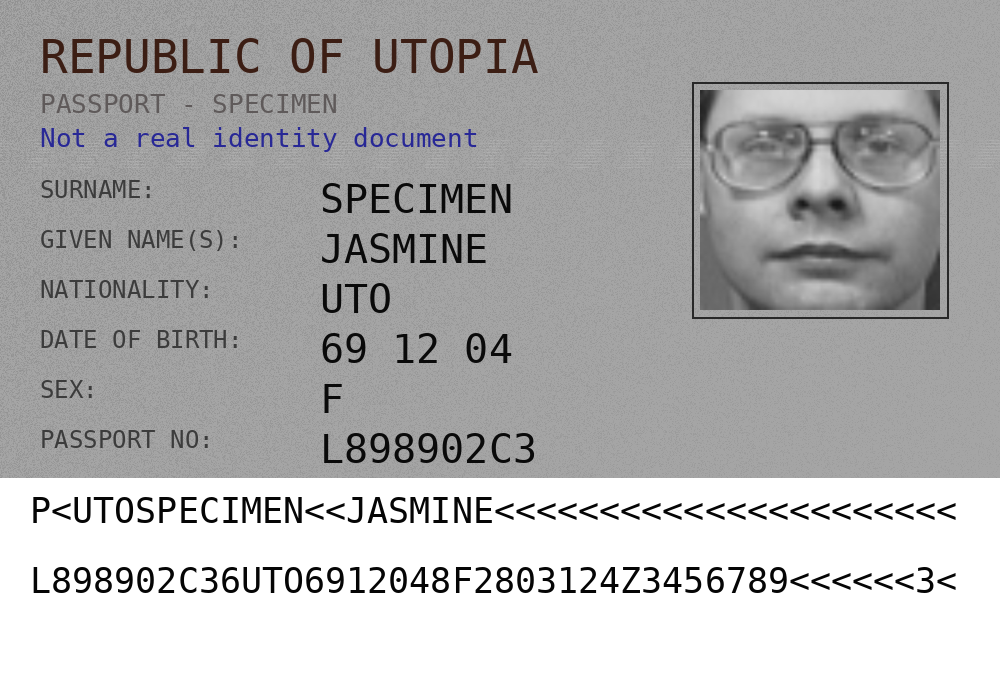
#> input picture samples/genuine_doc.png, 1000 x 700 px; its folder holds only this picture in this run
$ python -i security_zones.py   (imports and definitions only)
#> lines starting #> are read from the running program, lines starting #| are printed output that depends on the picture; after the words box and inside, x2 and y2 are one past the last pixel; in counts of white or black regions, pixels touching at a corner belong together
### pipeline/common.py
"""Shared helpers for the ML/CV pipeline modules.

Defines the single result contract every module returns, plus small
utilities for reading images, saving evidence files, and resolving the
vendored OCR runtime. Kept deliberately free of model/algorithm logic.
"""

from __future__ import annotations

import json
import os
import pathlib
import shutil
import tempfile
import uuid
from dataclasses import dataclass, field, asdict
from typing import Any, Optional

import numpy as np


_ROOT = pathlib.Path(__file__).resolve().parent
_VENDOR = _ROOT / "vendor"


_evidence_env = os.environ.get("SCREEN_EVIDENCE_DIR", "").strip()
EVIDENCE_DIR = pathlib.Path(
    _evidence_env
    if _evidence_env
    else str(_ROOT.parent / "samples" / "evidence")
)


INSIGHTFACE_MODEL_ROOT = (_VENDOR / "models").resolve()


_THRESHOLDS_CACHE: Optional[dict] = None


# Env-var overrides for the single thresholds source of truth. Each key may
# be overridden via PIPELINE_<UPPER_KEY>, e.g. PIPELINE_FACE_MATCH=0.6.
# Legacy per-module names are honoured where they already exist in the wild.
_THRESHOLD_ENV_ALIASES = {
    "face_match": ("PIPELINE_FACE_MATCH", "FACE_MATCH_THRESHOLD"),
    "face_low_conf_low": ("PIPELINE_FACE_LOW_CONF_LOW",),
    "face_low_conf_high": ("PIPELINE_FACE_LOW_CONF_HIGH",),
    "tamper_high": ("PIPELINE_TAMPER_HIGH",),
    "tamper_moderate": ("PIPELINE_TAMPER_MODERATE",),
    "physical_high": ("PIPELINE_PHYSICAL_HIGH", "PHYS_HIGH"),
    "physical_moderate": ("PIPELINE_PHYSICAL_MODERATE", "PHYS_MODERATE"),
    "deepfake_high": ("PIPELINE_DEEPFAKE_HIGH",),
    "liveness": ("PIPELINE_LIVENESS", "LIVENESS_THRESHOLD"),
    "name_match": ("PIPELINE_NAME_MATCH",),
    "address_match": ("PIPELINE_ADDRESS_MATCH",),
    "risk_red": ("PIPELINE_RISK_RED",),
    "risk_yellow": ("PIPELINE_RISK_YELLOW",),
    "watchlist_fuzzy": ("PIPELINE_WATCHLIST_FUZZY",),
    "document_quality_blur": ("PIPELINE_DOC_QUALITY_BLUR",),
    "document_quality_dark": ("PIPELINE_DOC_QUALITY_DARK",),
    "iris_match": ("PIPELINE_IRIS_MATCH",),
    "iris_low_conf_low": ("PIPELINE_IRIS_LOW_CONF_LOW",),
    "iris_low_conf_high": ("PIPELINE_IRIS_LOW_CONF_HIGH",),
}


# [63 lines left out: functions _apply_threshold_env_overrides, reload_thresholds, load_thresholds, not called in this run]


_TESS_DIR = _VENDOR / "tesseract"

_SYSTEM_TESSDATA = None
for _cand in (
    "/usr/share/tesseract-ocr/5/tessdata",
    "/usr/share/tesseract-ocr/4.00/tessdata",
    "/usr/share/tessdata",
    "/opt/homebrew/share/tessdata",
):
    if (pathlib.Path(_cand) / "eng.traineddata").exists():
        _SYSTEM_TESSDATA = pathlib.Path(_cand)
        break


_SYSTEM_TESSBIN = None
if _SYSTEM_TESSDATA is None:
    _win_candidates = [shutil.which("tesseract")]
    # Configurable override (cross-platform): TESSERACT_CMD may point at the
    # binary directly, e.g. C:\Program Files\Tesseract-OCR\tesseract.exe.
    # Checked before the standard Windows install path below.
    _env_tess = (os.environ.get("TESSERACT_CMD") or "").strip().strip('"')
    if _env_tess:
        _win_candidates.insert(0, _env_tess)
    for _pf in (os.environ.get("ProgramFiles", r"C:\Program Files"),
                os.environ.get("ProgramFiles(x86)", r"C:\Program Files (x86)")):
        _win_candidates.append(str(pathlib.Path(_pf) / "Tesseract-OCR" / "tesseract.exe"))
    for _b in _win_candidates:
        if _b and pathlib.Path(_b).is_file():
            _td = pathlib.Path(_b).parent / "tessdata"
            if (_td / "eng.traineddata").is_file():
                _SYSTEM_TESSBIN = pathlib.Path(_b)
                _SYSTEM_TESSDATA = _td
                break
#> further down, picture is the input picture: shape (700, 1000, 3); mean B, G, R 180.3, 180.1, 180.3

if (_TESS_DIR / "tesseract").exists() and (_TESS_DIR / "tessdata" / "eng.traineddata").exists():
    TESSERACT_BIN = _TESS_DIR / "tesseract"
    TESS_LIB_DIR = _TESS_DIR
    TESS_TESSDATA = _TESS_DIR / "tessdata"
elif (_sys_tess := _SYSTEM_TESSBIN or shutil.which("tesseract")) and _SYSTEM_TESSDATA:
    TESSERACT_BIN = pathlib.Path(_sys_tess)
    TESS_LIB_DIR = TESSERACT_BIN.parent
    TESS_TESSDATA = _SYSTEM_TESSDATA
else:
    TESSERACT_BIN = _TESS_DIR / "tesseract"
    TESS_LIB_DIR = _TESS_DIR
    TESS_TESSDATA = _TESS_DIR / "tessdata"


def get_evidence_dir() -> pathlib.Path:
    """Resolve the evidence dir fresh (honours late env changes in tests)."""
    env = os.environ.get("SCREEN_EVIDENCE_DIR", "").strip()
    return pathlib.Path(env) if env else EVIDENCE_DIR


def ensure_evidence_dir() -> pathlib.Path:
    path = get_evidence_dir()
    path.mkdir(parents=True, exist_ok=True)
    return path


def new_evidence_path(module: str, ext: str = "png") -> pathlib.Path:
    """Return a fresh, unique evidence file path under the evidence dir."""
    base = ensure_evidence_dir()
    name = f"{module}_{uuid.uuid4().hex[:10]}.{ext.lstrip('.')}"
    return base / name


@dataclass
class ModuleResult:
    """Contract returned by every pipeline module.

    Mirrors the ``module_results`` table in Shema.md so a caller (FastAPI route)
    can drop it straight into storage:

        module_name : str   e.g. "ocr", "tamper", "deepfake", "face_match", "liveness"
        score       : float|None 0-1, or None when inconclusive
        status      : str   "ok" | "inconclusive"
        raw_output  : dict  full per-module evidence for the UI panels
        evidence_uri: str|None  path to an evidence image, or None
    """

    module_name: str
    score: Optional[float]
    status: str
    raw_output: dict = field(default_factory=dict)
    evidence_uri: Optional[str] = None

    # [14 lines left out: functions to_json, __repr__, not called in this run]


def ok_result(
    module_name: str,
    score: float,
    raw_output: Optional[dict] = None,
    evidence_uri: Optional[str] = None,
) -> ModuleResult:
    try:
        value = float(score)
    except (TypeError, ValueError):
        return inconclusive_result(module_name, f"non-numeric score: {score!r}"[:200])
    if value != value or value in (float("inf"), float("-inf")):
        return inconclusive_result(module_name, f"non-finite score: {score!r}"[:200])
    return ModuleResult(
        module_name=module_name,
        score=float(np.clip(value, 0.0, 1.0)),
        status="ok",
        raw_output=dict(raw_output or {}),
        evidence_uri=_rel_uri(evidence_uri),
    )


# [22 lines left out: functions inconclusive_result, _summarise_reason, not called in this run]


def _rel_uri(path: Optional[str]) -> Optional[str]:
    if not path:
        return None
    try:
        # Prefer a repo-relative URI (no absolute server path in API/DB
        # payloads; backend resolves via basename and tests can still
        # Path(uri).exists() from the repo root). Files written outside the
        # repo (e.g. pytest tmp_path evidence dirs) keep their absolute path
        # so existence checks still resolve.
        p = pathlib.Path(str(path))
        try:
            return str(p.resolve().relative_to(_ROOT.parent.resolve()))
        except Exception:
            return str(p)
    except Exception:
        return None


# [38 lines left out: functions _json_safe, single_log, not called in this run]


def load_image(src: Any) -> np.ndarray:
    """Load an image into a BGR uint8 ndarray.

    Accepts a filesystem path (str/Path), a path-like, a URL-ish bytes buffer,
    a PIL Image, or an ndarray. Raises ValueError on unreadable input.
    Decompression bombs are rejected: source files over 50 MB or images
    over 100 megapixels raise ValueError (callers degrade to inconclusive).
    Channel contract: always returns HxWx3 BGR uint8 (2-D gray and 4-channel
    BGRA inputs are converted; anything else raises ValueError).
    """
    _MAX_FILE_BYTES = 50_000_000
    _MAX_PIXELS = 100_000_000
    if isinstance(src, np.ndarray):
        import cv2 as _cv2

        if src.size == 0:
            raise ValueError("empty image array")
        if src.size > _MAX_PIXELS:
            raise ValueError(f"image too large: {src.size} pixels")
        if src.ndim == 2:
            arr = np.ascontiguousarray(src, dtype=np.uint8)
            return _cv2.cvtColor(arr, _cv2.COLOR_GRAY2BGR)
        if src.ndim != 3 or src.shape[2] not in (3, 4):
            raise ValueError(f"unsupported channel count: {getattr(src, 'shape', None)}")
        if src.shape[2] == 4:
            arr = np.ascontiguousarray(src, dtype=np.uint8)
            return _cv2.cvtColor(arr, _cv2.COLOR_BGRA2BGR)
        if src.dtype != np.uint8:
            arr = np.clip(np.asarray(src, dtype=np.float64), 0, 255).astype(np.uint8)
        else:
            arr = np.ascontiguousarray(src)
        if arr.size > _MAX_PIXELS:
            raise ValueError(f"image too large: {arr.size} pixels")
        return arr

    if hasattr(src, "read"):
        from PIL import Image as PILImage

        data = src.read()
        if len(data) > _MAX_FILE_BYTES:
            raise ValueError("image buffer too large")
        buf = np.frombuffer(data, dtype=np.uint8)
        import cv2

        img = cv2.imdecode(buf, cv2.IMREAD_COLOR)
        if img is None:
            raise ValueError("could not decode image from buffer")
        if img.size > _MAX_PIXELS:
            raise ValueError(f"image too large: {img.size} pixels")
        return img

    if hasattr(src, "mode") and hasattr(src, "convert"):
        import cv2

        rgb = np.asarray(src.convert("RGB"))
        if rgb.size > _MAX_PIXELS:
            raise ValueError(f"image too large: {rgb.size} pixels")
        return cv2.cvtColor(rgb, cv2.COLOR_RGB2BGR)

    p = pathlib.Path(os.fspath(src))
    if not p.exists():
        raise FileNotFoundError(f"image not found: {p}")
    try:
        if p.stat().st_size > _MAX_FILE_BYTES:
            raise ValueError(f"image file too large: {p.stat().st_size} bytes")
    except OSError as exc:
        raise ValueError(f"cannot stat image: {p}") from exc
    import cv2

    img = cv2.imread(str(p), cv2.IMREAD_COLOR)
    if img is None:
        raise ValueError(f"could not decode image: {p}")
    if img.size > _MAX_PIXELS:
        raise ValueError(f"image too large: {img.size} pixels")
    return img

### pipeline/liveness.py
"""Module 5 — Liveness detection.

Approach (Techspec.md §3): multi-signal liveness across a short webcam frame
burst, using mediapipe face-mesh landmarks. Instead of trusting a single signal
we fuse three independent cues:

  1. BLINK (Eye-Aspect-Ratio) — an adaptive per-burst EAR baseline replaces the
     old hard-coded threshold, then validated blink runs are counted.
  2. MOTION — mean inter-frame landmark displacement normalised by face width.
     A real person (even when asked to hold still) produces micro-movements; a
     printed photo or a frozen video frame produces ~zero displacement.
  3. SCREEN ARTIFACTS — FFT analysis of the face crop for moire / pixel-grid
     periodic energy, which is a strong tell for photo/video replay from a
     monitor (any display attack).

Decision logic (status == "ok"):
  * insufficient face coverage                          -> inconclusive
  * no motion AND no blink/head/mouth activity          -> NOT live (still image)
  * strong screen artifacts                             -> NOT live (display replay)
  * otherwise score = action/motion signal * 0.55
                       + clean-signal * 0.25
                       + face coverage * 0.20
                     live = score >= 0.45
  The randomly assigned challenge (blink/head_turn/mouth_open) is recorded
  for audit but NEVER fails a live person: the traveler is not shown the
  assignment, so ANY genuine action (blink, head turn, or mouth open)
  certifies liveness. A missed assignment is flagged
  `challenge_not_observed:<name>` in spoof_signals instead.

Contract flags (Techspec.md §3, for the Risk Engine owner):
  * ``live: bool`` is unambiguous whenever status == "ok" — never None except
    when the ENTIRE module is inconclusive. A failed liveness check is one of
    the two conditions that forces a case to at least Yellow.
  * We never return live=None on an "ok" result.

Never raises: any internal failure degrades to status="inconclusive", score=None.
"""

from __future__ import annotations

import os
import pathlib
from typing import List, Optional, Union

import numpy as np

from .common import (
    ModuleResult,
    inconclusive_result,
    load_image,
    ok_result,
)

MODULE_NAME = "liveness"


CHALLENGE_TYPES = ["blink", "head_turn", "mouth_open"]

HEAD_YAW_THRESHOLD = 0.30

MOUTH_OPEN_THRESHOLD = 0.04


MIN_BURST_FRAMES = 3

MIN_COVERAGE = 0.5

STATIC_MOTION = 0.002

MOTION_REF = 0.015

SCREEN_SPOOF = 0.60

LIVE_THRESHOLD = 0.45


# [7 lines left out: function _liveness_threshold, not called in this run]

BLINK_DEPTH = 0.01


_FACELANDMARKER_TASK = os.path.join(
    os.path.dirname(os.path.abspath(__file__)),
    "vendor",
    "models",
    "face_landmarker.task",
)


def mediapipe_tasks_available() -> bool:
    """True when the mediapipe>=1.0 tasks API (FaceLandmarker) is importable.

    Catches ImportError (not installed) AND OSError (native C-bindings
    blocked — e.g. Windows Application Control / AppLocker / Smart App
    Control refusing mediapipe_c_bindings) so a native loading failure
    degrades to inconclusive instead of crashing callers or startup.
    """
    try:
        from mediapipe.tasks import python as _mp_py  # noqa: F401
        from mediapipe.tasks.python import vision as _vision  # noqa: F401
        return True
    except (ImportError, OSError):
        return False


# [33 lines left out: functions mp_image, liveness_engine_status, not called in this run]


_LEFT_EYE = [33, 160, 158, 133, 153, 144]
_RIGHT_EYE = [362, 385, 387, 263, 373, 380]


# [539 lines left out: functions _ear, _face_mesh, _collect_frames, _frames_from_video, _extract_frame_features, _mouth_open_ratio and 4 more, not called in this run]

### pipeline/security_zones.py
"""Document Template & Security Feature Analyzer.

Checks per-document-type layout, photo zone, font/zone placement, and
decodable marks (QR/barcode) to catch crude forgeries that pass ELA.

Output:
  * security_score 0-1 (higher = more anomalies)
  * checks: {photo_zone, mrz_zone, font, qr, barcode, emblem}
  * evidence_uri: zone overlay image
"""

from __future__ import annotations

import os
from pathlib import Path
from typing import Dict, Any

import numpy as np

from .common import ModuleResult, ok_result, inconclusive_result, new_evidence_path, load_image

MODULE_NAME = "security_zones"


TEMPLATE_ZONES = {
    "aadhaar": {"photo": (0.02, 0.15, 0.28, 0.65), "qr": (0.75, 0.70, 0.98, 0.98)},
    "pan": {"photo": (0.02, 0.12, 0.30, 0.70), "qr": (0.70, 0.05, 0.98, 0.35)},
    "passport": {"photo": (0.03, 0.18, 0.35, 0.75), "mrz": (0.0, 0.82, 1.0, 1.0)},
    "voter_id": {"photo": (0.02, 0.14, 0.32, 0.68), "barcode": (0.65, 0.75, 0.98, 0.98)},
    "unknown": {"photo": (0.02, 0.15, 0.35, 0.75)},
}

def _detect_qr_barcode(bgr: np.ndarray) -> Dict[str, Any]:
    """Try to decode QR/barcode; presence is a positive signal for Aadhaar/PAN."""
    try:
        import cv2

        detector = cv2.QRCodeDetector()
        data, bbox, _ = detector.detectAndDecode(bgr)
        if data:
            return {"qr_found": True, "qr_data": data[:80]}
    except Exception:
        pass
    return {"qr_found": False, "qr_data": None}

def _photo_zone_check(bgr: np.ndarray, doc_type: str) -> Dict[str, Any]:
    """Check if a face is within the expected photo zone."""
    try:
        import cv2

        from .liveness import mediapipe_tasks_available, mp_image, _face_mesh

        if not mediapipe_tasks_available():
            return {"photo_zone": "unknown", "photo_in_zone": None}
        import os
        task_path = os.path.join(os.path.dirname(__file__), "vendor", "models", "face_landmarker.task")
        if not os.path.exists(task_path):
            return {"photo_zone": "unknown", "photo_in_zone": None}

        landmarker = _face_mesh()
        try:
            rgb = cv2.cvtColor(bgr, cv2.COLOR_BGR2RGB)
            mp_img, _ = mp_image(np.ascontiguousarray(rgb))
            if mp_img is None:
                return {"photo_zone": "unknown", "photo_in_zone": None}
            res = landmarker.detect(mp_img)
        finally:
            try:
                landmarker.close()
            except Exception:
                pass
        if not res.face_landmarks:
            return {"photo_zone": "no_face", "photo_in_zone": False}

        zones = TEMPLATE_ZONES.get(doc_type, TEMPLATE_ZONES["unknown"])
        photo_roi = zones.get("photo", (0.02, 0.15, 0.35, 0.75))

        lm = res.face_landmarks[0]
        xs = [p.x for p in lm]
        ys = [p.y for p in lm]
        fx, fy = sum(xs) / len(xs), sum(ys) / len(ys)

        in_zone = (photo_roi[0] <= fx <= photo_roi[2]) and (photo_roi[1] <= fy <= photo_roi[3])
        return {"photo_zone": "found", "photo_in_zone": bool(in_zone), "face_x": round(fx,3), "face_y": round(fy,3)}
    except Exception as e:
        return {"photo_zone": "error", "photo_in_zone": None, "error": str(e)[:60]}

def run_security_zones(document_image, document_type: str = "unknown", save_evidence: bool = True) -> ModuleResult:
    """Run template/zone checks on the document image. Never raises."""
#> called with document_type = 'unknown', save_evidence = True
    try:
        bgr = load_image(document_image)
    except Exception as exc:
        return inconclusive_result(MODULE_NAME, exc)
    try:
        import cv2

        doc_type = (document_type or "unknown").strip().lower()
        if doc_type not in TEMPLATE_ZONES:
            doc_type = "unknown"

        checks: Dict[str, Any] = {}
        anomalies = 0
        total = 0


        photo_res = _photo_zone_check(bgr, doc_type)
#> photo_res = 2 items
        checks.update(photo_res)
        total += 1
        if photo_res.get("photo_in_zone") is False:
            anomalies += 1


        if doc_type in ("aadhaar", "pan", "voter_id"):
            qr_res = _detect_qr_barcode(bgr)
            checks.update(qr_res)
            total += 1


        if doc_type == "passport":

            h, w = bgr.shape[:2]
            mrz_crop = bgr[int(h*0.82):, :]
            gray = cv2.cvtColor(mrz_crop, cv2.COLOR_BGR2GRAY)

            _, thresh = cv2.threshold(gray, 0, 255, cv2.THRESH_BINARY + cv2.THRESH_OTSU)
            white_frac = float((thresh == 255).mean())
            checks["mrz_contrast"] = round(white_frac, 3)
            checks["mrz_zone"] = "found" if 0.3 < white_frac < 0.7 else "weak"
            total += 1
            if checks["mrz_zone"] == "weak":
                anomalies += 0.5


        checks["font"] = "ok"

        security_score = min(1.0, anomalies / max(1, total))


        evidence_uri = None
        if save_evidence:
            try:
                overlay = bgr.copy()
                h, w = bgr.shape[:2]
#> h = 700; w = 1000
                zones = TEMPLATE_ZONES.get(doc_type, TEMPLATE_ZONES["unknown"])
                for name, roi in zones.items():
                    x0, y0, x1, y1 = int(roi[0]*w), int(roi[1]*h), int(roi[2]*w), int(roi[3]*h)
                    color = (0, 255, 0) if name == "photo" else (255, 200, 0)
                    cv2.rectangle(overlay, (x0, y0), (x1, y1), color, 2)
                    cv2.putText(overlay, name, (x0, max(0, y0-5)), cv2.FONT_HERSHEY_SIMPLEX, 0.5, color, 1)
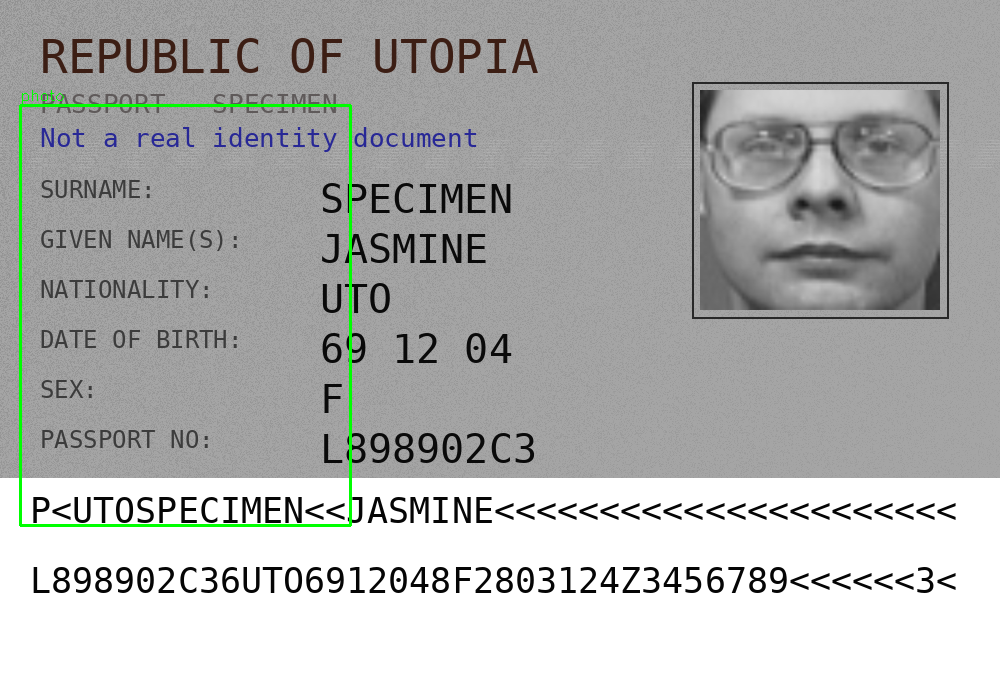
#> overlay: shape (700, 1000, 3); 0.66% of pixels changed, all inside (x1, y1, x2, y2) = (19, 90, 352, 527)
                evidence_uri = new_evidence_path(MODULE_NAME, "png")
                cv2.imwrite(str(evidence_uri), overlay)
            except Exception:
                pass

        raw = {
            "security_score": round(float(security_score), 3),
            "checks": checks,
            "document_type": doc_type,
            "zones": TEMPLATE_ZONES.get(doc_type, {}),
        }
        return ok_result(MODULE_NAME, float(security_score), raw, str(evidence_uri) if evidence_uri else None)
    except Exception as exc:
        return inconclusive_result(MODULE_NAME, exc)

>>> import cv2
>>> picture = cv2.imread('../samples/genuine_doc.png')
>>> result = run_security_zones(picture)
